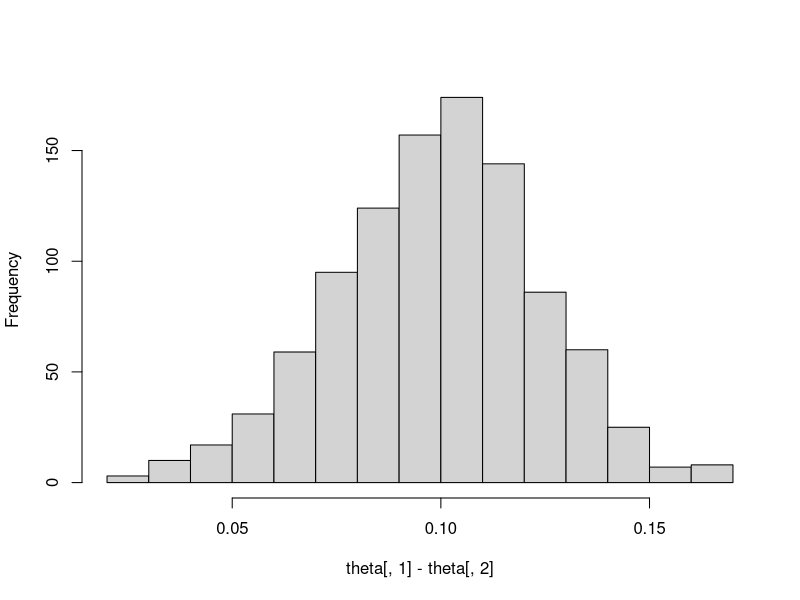
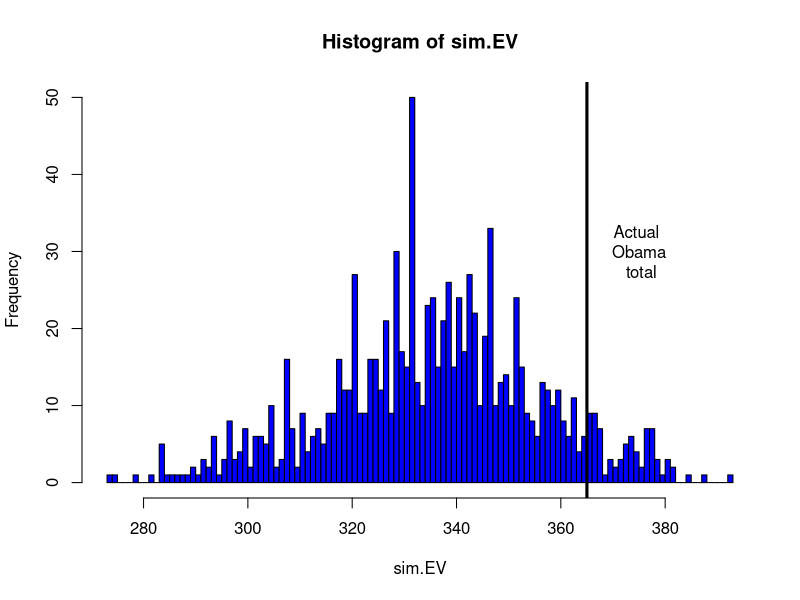

Write the R code that produced these figures, in order.
###################################################
# Section 4.3 A Multinomial Model
###################################################

library(LearnBayes)

 alpha = c(728, 584, 138)
 theta = rdirichlet(1000, alpha)

 hist(theta[, 1] - theta[, 2], main="")

S=readline(prompt="Type  <Return>   to continue : ")

###########################################

data(election.2008)
attach(election.2008)

prob.Obama=function(j)
{
p=rdirichlet(5000,
  500*c(M.pct[j],O.pct[j],100-M.pct[j]-O.pct[j])/100+1)
mean(p[,2]>p[,1])
}

Obama.win.probs=sapply(1:51,prob.Obama)

sim.election=function()
{
winner=rbinom(51,1,Obama.win.probs)  
sum(EV*winner)         
}

sim.EV=replicate(1000,sim.election())

if (.Platform$OS.type == "unix") x11() else windows()
hist(sim.EV,min(sim.EV):max(sim.EV),col="blue")
abline(v=365,lwd=3)  # Obama received 365 votes
text(375,30,"Actual \n Obama \n total")
